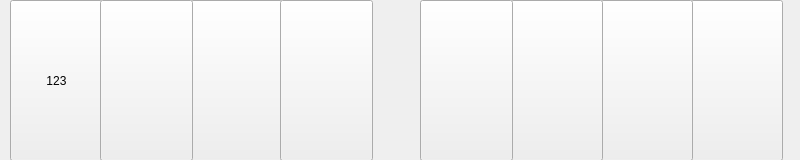
<?xml version="1.0" encoding="UTF-8"?>
<ui version="4.0">
 <class>Formpark</class>
 <widget class="QWidget" name="Formpark">
  <property name="geometry">
   <rect>
    <x>0</x>
    <y>0</y>
    <width>800</width>
    <height>160</height>
   </rect>
  </property>
  <property name="minimumSize">
   <size>
    <width>800</width>
    <height>160</height>
   </size>
  </property>
  <property name="maximumSize">
   <size>
    <width>800</width>
    <height>160</height>
   </size>
  </property>
  <property name="windowTitle">
   <string>Form</string>
  </property>
  <widget class="QPushButton" name="btn3">
   <property name="geometry">
    <rect>
     <x>190</x>
     <y>0</y>
     <width>93</width>
     <height>161</height>
    </rect>
   </property>
   <property name="styleSheet">
    <string notr="true">background-image: url(:/image/car.jpeg);</string>
   </property>
   <property name="text">
    <string/>
   </property>
  </widget>
  <widget class="QPushButton" name="btn1">
   <property name="geometry">
    <rect>
     <x>10</x>
     <y>0</y>
     <width>93</width>
     <height>161</height>
    </rect>
   </property>
   <property name="styleSheet">
    <string notr="true">background-image: url(:/image/car.jpeg);</string>
   </property>
   <property name="text">
    <string>123</string>
   </property>
  </widget>
  <widget class="QPushButton" name="btn8">
   <property name="geometry">
    <rect>
     <x>690</x>
     <y>0</y>
     <width>93</width>
     <height>161</height>
    </rect>
   </property>
   <property name="styleSheet">
    <string notr="true">background-image: url(:/image/car.jpeg);</string>
   </property>
   <property name="text">
    <string/>
   </property>
  </widget>
  <widget class="QPushButton" name="btn4">
   <property name="geometry">
    <rect>
     <x>280</x>
     <y>0</y>
     <width>93</width>
     <height>161</height>
    </rect>
   </property>
   <property name="styleSheet">
    <string notr="true">background-image: url(:/image/car.jpeg);</string>
   </property>
   <property name="text">
    <string/>
   </property>
  </widget>
  <widget class="QPushButton" name="btn7">
   <property name="geometry">
    <rect>
     <x>600</x>
     <y>0</y>
     <width>93</width>
     <height>161</height>
    </rect>
   </property>
   <property name="styleSheet">
    <string notr="true">background-image: url(:/image/car.jpeg);</string>
   </property>
   <property name="text">
    <string/>
   </property>
  </widget>
  <widget class="QPushButton" name="btn6">
   <property name="geometry">
    <rect>
     <x>510</x>
     <y>0</y>
     <width>93</width>
     <height>161</height>
    </rect>
   </property>
   <property name="styleSheet">
    <string notr="true">background-image: url(:/image/car.jpeg);</string>
   </property>
   <property name="text">
    <string/>
   </property>
  </widget>
  <widget class="QPushButton" name="btn5">
   <property name="geometry">
    <rect>
     <x>420</x>
     <y>0</y>
     <width>93</width>
     <height>161</height>
    </rect>
   </property>
   <property name="styleSheet">
    <string notr="true">background-image: url(:/image/car.jpeg);</string>
   </property>
   <property name="text">
    <string/>
   </property>
  </widget>
  <widget class="QPushButton" name="btn2">
   <property name="geometry">
    <rect>
     <x>100</x>
     <y>0</y>
     <width>93</width>
     <height>161</height>
    </rect>
   </property>
   <property name="styleSheet">
    <string notr="true">background-image: url(:/image/car.jpeg);</string>
   </property>
   <property name="text">
    <string/>
   </property>
  </widget>
 </widget>
 <resources/>
 <connections/>
</ui>
